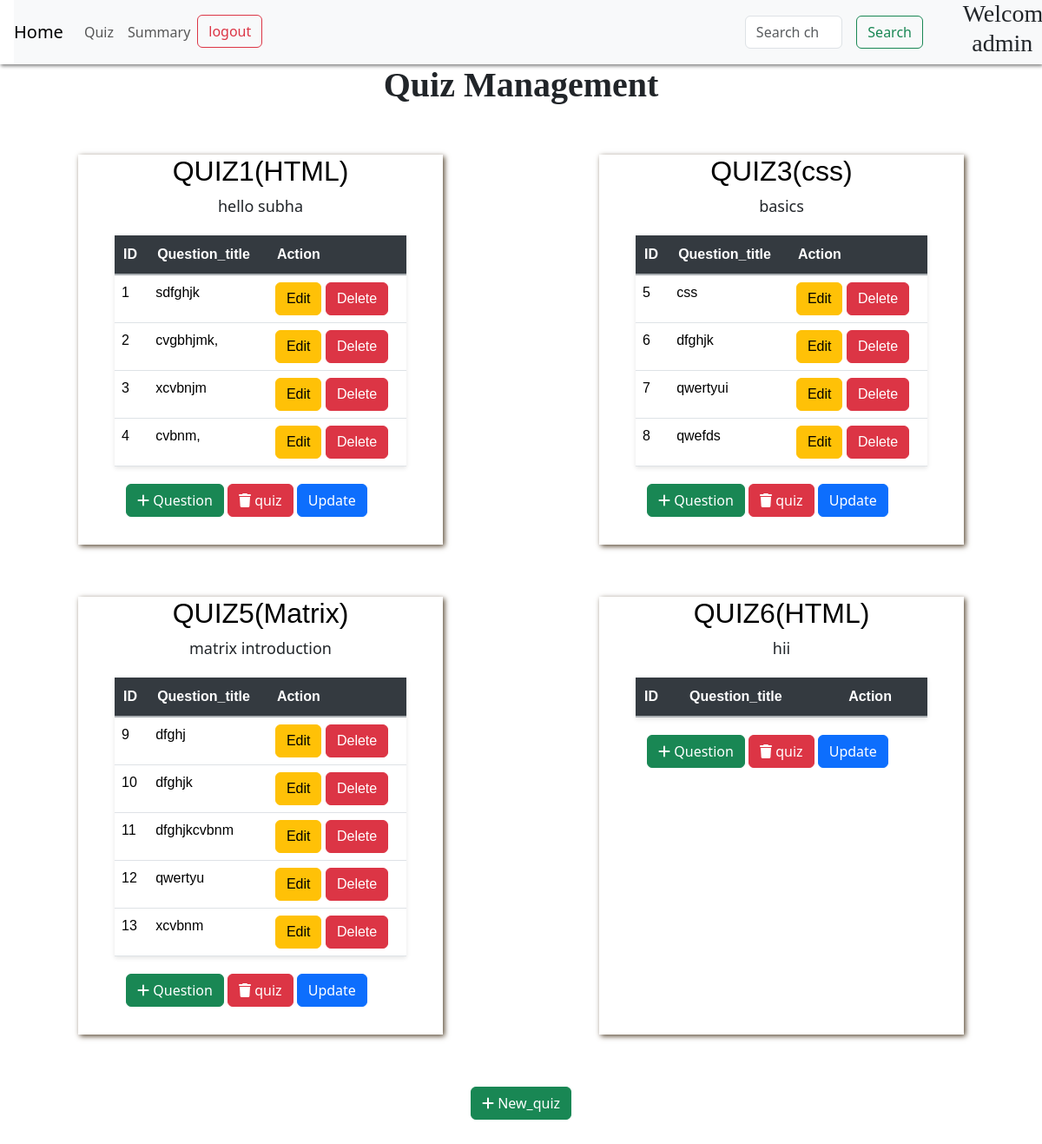
Page /quizz on the committed database.
### models.py (models this page shows)
class Quiz(db.Model):
    id =db.Column(db.Integer, primary_key=True, autoincrement=True)
    chapter_id=db.Column(db.Integer, db.ForeignKey('chapter.id', name='FK_quiz_chapter_id'), nullable=False)
    date_of_quiz=db.Column(db.Date, nullable=False)
    time_duration= db.Column(db.Integer, nullable=False)
    no_of_questions=db.Column(db.Integer, nullable=True)
    notes=db.Column(db.String(50), nullable=True)
    questions=db.relationship('Question', backref='quiz', lazy=True)
    score=db.relationship('Scores', backref='quiz', lazy=True)

class Chapter(db.Model):
    id =db.Column(db.Integer, primary_key=True, autoincrement=True)
    subject_id=db.Column(db.Integer, db.ForeignKey('subject.id', name='FK_chapter_subject_id'), nullable=False)
    name=db.Column(db.String(50), nullable=False)
    description=db.Column(db.String(100), nullable=True)
    quizs=db.relationship('Quiz', backref='chapter', lazy=True)

class Question(db.Model):
    id =db.Column(db.Integer, primary_key=True, autoincrement=True)
    quiz_id=db.Column(db.Integer, db.ForeignKey('quiz.id', name='FK_question_quiz_id'), nullable=False)
    question_title=db.Column(db.String(200), nullable=False)
    question_text=db.Column(db.String(200), nullable=False)
    option1=db.Column(db.String(100), nullable=False)
    option2=db.Column(db.String(100), nullable=False)
    option3=db.Column(db.String(100), nullable=False)
    option4=db.Column(db.String(100), nullable=False)
    correct_option=db.Column(db.Integer, nullable=False)

### routes.py (the view)
@app.route('/quizz',methods=['GET','POST'])
def quizz():
    query = request.args.get("query", "").strip().lower()
    chapters = Chapter.query.all()
    if query:
        filtered_chap = Chapter.query.filter(Chapter.name.like(f"%{query}%")).all()
        chapter_ids = [chapter.id for chapter in filtered_chap]
        quizzes = Quiz.query.filter(Quiz.chapter_id.in_(chapter_ids)).all()
    else:
        quizzes=Quiz.query.all()
    return render_template('quiz_management.html', quizzes=quizzes, chapters=chapters, query=query)

### templates/quiz_management.html (shortened to what this page needs)
<!DOCTYPE html>
<html lang="en">
<head>
    <link rel="stylesheet" href="{{ url_for('static', filename= 'style_index.css') }}">
    <link href="https://cdn.jsdelivr.net/npm/bootstrap@5.3.2/dist/css/bootstrap.min.css" rel="stylesheet">
    <link rel="stylesheet" href="https://cdnjs.cloudflare.com/ajax/libs/aos/2.3.4/aos.css">
    <link rel="stylesheet" href="https://cdnjs.cloudflare.com/ajax/libs/font-awesome/6.7.2/css/all.min.css">
    <link href="https://cdn.jsdelivr.net/npm/bootstrap@5.3.3/dist/css/bootstrap.min.css" rel="stylesheet">
</head>
<body>
  <div class="usernav" style="box-shadow:1px 2px 4px grey ">
    <nav class="navbar navbar-expand-lg navbar-light bg-light" style="margin-left: 1rem; height:4.6rem">
        <a class="navbar-brand" href="/admin">Home</a>
        <div class="collapse navbar-collapse" id="navbarSupportedContent">
          <ul class="navbar-nav mr-auto">
            <li class="nav-item active">
              <a class="nav-link" href="#">Quiz <span class="sr-only">(current)</span></a>
            </li>
            <li class="nav-item">
              <a class="nav-link" href="{{ url_for('admin_summary') }}">Summary</a>
            </li>
            <li class="nav_item">
                <a href="/login" class="btn btn-outline-danger">logout</a>
            </li>
          </ul>
          <form method="GET" action="/quizz" class="form-inline my-2 my-lg-0" style="display: flex; margin-left:50%;">
            <input class="form-control mr-sm-2" type="search" placeholder="Search chapter" aria-label="Search" name="query" value="{{ query or '' }}">
            <button class="btn btn-outline-success my-2 my-sm-0" type="submit" style="margin-left: 1rem;">Search</button>
          </form>
          <div>
            <h3 style="padding-left: 10%; text-align:center; font-family:poppins; margin-left:2rem;">Welcome admin</h3>
          </div>
        </div>
      </nav>
    </div>
       <h1 style="text-align: center; font-family:poppins; font-weight:bold;">Quiz Management</h1>
       <br>
       <br>
       {% if quizzes %}
       <div class="quiz-outer">
       {% for quiz in quizzes %}
       <div class="quiz-box">
        <div class="userdash">
        <h2 style="text-align:center ; font-family: sans-serif; font-weight:400;" >
          {% set chapter = chapters|selectattr('id', 'equalto', quiz.chapter_id)|list|first %}
          <a href= "{{ url_for('quiz_details', quiz_id=quiz.id) }}" style="text-decoration: none; color:black; text-align:center;">QUIZ{{ quiz.id }}({{ chapter.name }})</a>
        </h2><span><p style="text-align: center; font-size:large">{{ quiz.notes }}</p></span>
        <table class="table">
          <thead class="thead-dark">
            <tr>
              <th>ID</th>
              <th>Question_title</th>
              <th>Action</th>
            </tr>
          </thead>
          <tbody>
            {% for question in quiz.questions %}
            <tr>
              <td>{{ question.id }}</td>
              <td>{{ question.question_title }}</td>
              <td>
                <a href="/question/edit/{{ question.id }}" class="btn btn-warning">Edit</a>
                <a href="/question/delete/{{ question.id }}" class="btn btn-danger">Delete</a>
              </td>
            </tr>
            {% endfor %}
          </tbody>
        </table>
        <div class="add-sub" style="text-align: center;">
        <a href="/question/add/{{ quiz.id }}" class="btn btn-success">
          <i class="fas fa-add"></i>
          Question
        </a>
        <a href="/quiz/delete/{{ quiz.id }}" class="btn btn-danger">
          <i class=" fa-solid fa-trash"></i>
          quiz
        </a>
        <a href="/quiz/update/{{ quiz.id }}" class="btn btn-primary"> Update</a>
      </div>
</div>
       </div>
       <br>
       <br>
       {% endfor %}
      </div>
       {% else %}
       <h3> No Quiz found.Add quiz to start <h3>
       {% endif %}
       <div style="text-align: center;" >
        <a href="{{ url_for('new_quiz') }}" class="btn btn-success" style="margin-bottom: 2rem;">
          <i class="fas fa-add"></i>
          New_quiz
        </a>
       </div>
</body>
</html>

### static/style_index.css (style rules this page uses)
body,html { height: 100%; margin: 0%; padding: 0%; background: none !important; }
.form-control { background-color: whitesmoke; }
.userdash table { position: relative; width: 80%; margin: 20px auto; margin-left: 10%; margin-right: 10%; justify-content: space-around; border-collapse:collapse ; box-shadow: 0px 2px 5px rgba(0, 0, 0, 0.1); font-family: sans-serif; }
.table thead.thead-dark th { background-color: #343a40; color: #ffffff; padding: 10px; text-align: left; border-bottom: 2px solid #aaafb3; }
.userdash .table th { padding: 10px; text-align: left; border-bottom: 1px solid #dee2e6; }
.quiz-box { display:inline-block; width:35%; margin: 7.5%; margin-top: 0%; margin-bottom: 5%; box-shadow: 2px 2px 6px rgb(90, 74, 54); }
.quiz-outer { display: flex; flex-wrap: wrap; justify-content: space-around; }
.add-sub { justify-content: space-between; text-align: center; padding-right: 2rem; padding-bottom: 2rem; overflow-y: auto; }

### rows in the picture
Quiz: id "1", notes "hello subha"
Chapter: name "HTML"
Question: id "1", question_title "sdfghjk"
Question: id "2", question_title "cvgbhjmk,"
Question: id "3", question_title "xcvbnjm"
Question: id "4", question_title "cvbnm,"
Quiz: id "3", notes "basics"
Chapter: name "css"
Question: id "5", question_title "css"
Question: id "6", question_title "dfghjk"
Question: id "7", question_title "qwertyui"
Question: id "8", question_title "qwefds"
Quiz: id "5", notes "matrix introduction"
Chapter: name "Matrix"
Question: id "9", question_title "dfghj"
Question: id "10", question_title "dfghjk"
Question: id "11", question_title "dfghjkcvbnm"
Question: id "12", question_title "qwertyu"
Question: id "13", question_title "xcvbnm"
Quiz: id "6", notes "hii"
